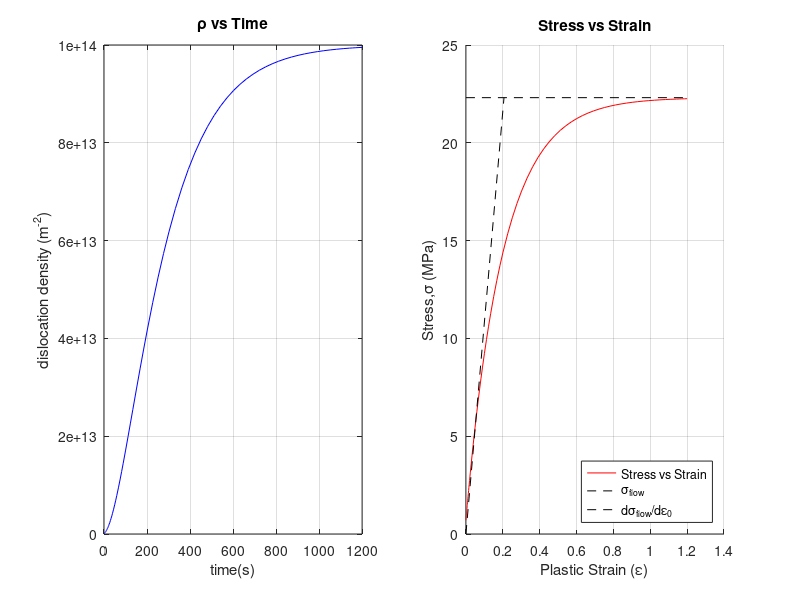
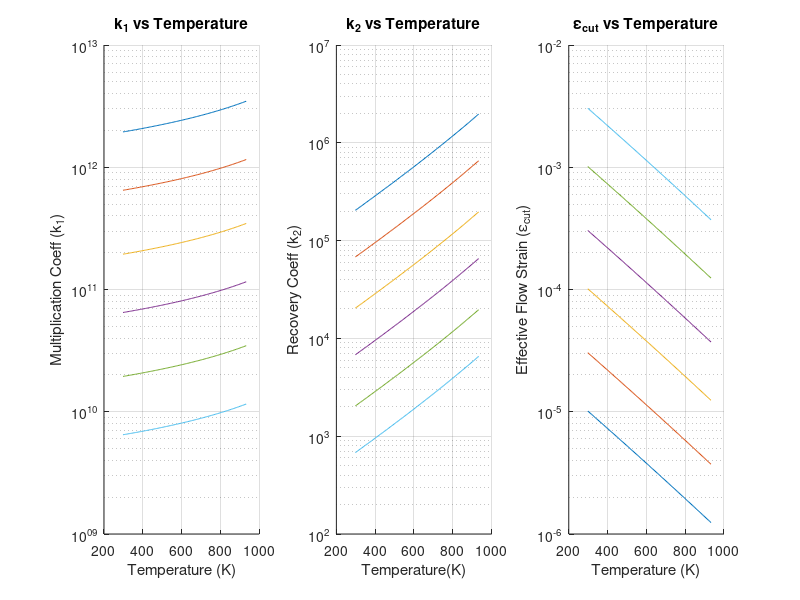

Recreate these plots in MATLAB, in order. (Note: this script raises an error after producing the figures.)
% firstly, before everything, we will change every given value in 
% the same units, so that the calculations will be easier
% the values will be: 

rho_0 = 1e11; G = 26e9; b = 2.86e-10; alpha = 0.3;
epsilon = 1e-3; k1 = 1e8; k2 = 10;

% here, rho_0 is the dislocation density of pure Al
% G is the shear modulus; b is the Burgers vector; 
% alpha is the dimentionless parameter; k1 is the dislocation
% multiplication coefficient; k2 is the recovery coefficient; epsilon is
% the strain rate (originally epsilon dot, but we are using epsilon for
% easy naming. 

%_________________________Part 1___________________________________________
% now we define the differential equation: 
drho_dt = @(t, rho) epsilon*(k1*sqrt(rho)-k2*rho);

% now we define the time span from the reference plot which is t=0 to 1200
timespan = [0 1200];

% we will solve the differential equation, which is an ODE, using ode45
% taking ode45 because this is a nonlinear equation because there exists 
% a sqrt(rho) so we better not use dsolve. but it is also seem not to be
% stiff, taking ode45 is the primary best approach. 

[t, rho] = ode45(drho_dt,timespan,rho_0);

% now we will calcualate stress and strain. 
% strain = strain_rate * time; stress (sigma) equation is given 
% after calculating stress in pascal, we will convert it to megapascal by
% dividing by 1e6

strain = epsilon.*t;
stress = alpha*G*b.*sqrt(rho); stress_MPa = stress/1e6;

% now we plot the results. we will make a subplot of 2 columns and 1 row
figure ('Name','Kocks-Mecking Model Figure 1');

subplot(1,2,1); plot(t,rho,'b-'); grid on;
xlabel('time(s)'); ylabel('dislocation density (m^{-2})');
title ('\rho vs Time');

subplot(1,2,2); hold on;
plot(strain, stress_MPa, 'r-'); grid on; 
xlabel('Plastic Strain (\epsilon)'); ylabel('Stress,\sigma (MPa)');
title('Stress vs Strain');

% we will also draw the horizontal dashed line for the flow stress

% for that we do some calculations. Youngs modulus: we will find it 
% from the initial slope, as it is defined as d(stress)/d(strain)
Y_Pa = (stress(2) - stress(1)) / (strain(2) - strain(1)); 
Y_GPa = Y_Pa / 1e9;

% then we calculate max flow stress. To calculate that, here
% d(rho)/dt = 0, so k1*sqrt(rho) = k2*rho or rho = (k1/k2)^2
rho_ss = (k1/k2)^2;
sigma_max_Pa = alpha*G*b*sqrt(rho_ss);
sigma_max_MPa = sigma_max_Pa/1e6;

% finally, intersection of tangent lines
epsilon_cut = sigma_max_Pa/Y_Pa;

% now we plot.
plot([0, max(strain)], [sigma_max_MPa, sigma_max_MPa], 'k--');
plot([0, epsilon_cut], [0, sigma_max_MPa], 'k--');
legend('Stress vs Strain','\sigma_{flow} ', 'd\sigma_{flow}/d\epsilon_0', ...
    'Location', 'southeast');
hold off;

% we will give a print output of the values we calculated from the graph
fprintf('Youngs Modulus: %.2f GPa\n', Y_GPa);
fprintf('Maximum Flow Stress: %.3f MPa\n', sigma_max_MPa);
fprintf('Effective Flow Strain: %.6f\n', epsilon_cut);


%_____________Part 2_______________________________________________________
% given information: 
Y_target = 70e9;
alphas = [0.01, 0.03, 0.1, 0.3, 1, 3];
% we choose temperature range from the room temperature which is 298K
% Al melting temperature approximately 933K
T = linspace(298, 933, 100); 

figure('Name', 'Figure 2: Parameter Dependence on Temperature');

% now we will loop through each alpha values. For that, we firstly 
% calculate temperature dependent G and rho_ss. as temperature increases, 
% the shear modulus (G) decreases linearly, and the steady state 
% dislocation density (rho_ss) drops exponentially according to the 
% empirical equations provided.

% Then we calculate exact k1 and k2. instead of guessing k1 and k2
% abruptly, we calculate it using the boundary condistions. Here the first
% condition is: at infinity strain, d(rho)/dt = 0. and we also got it
% before that k1 = k2*sqrt(rho_ss). then the second condition is the 
% youngs modulus. then our two main equations become: 
% Y=(alpha*G*b/2)*(k1-k2*sqrt(rho_0)). by substituting , we can get k2.
% then we plug in k2 to find k1. 

% finally, effective flow strain is the intersection of the elastic 
% loading line and the maximum flow stress line.
% for elastic, sigma=E*epsilon and for plastic sigma=sigma_max = 
% alpha*G*b*sqrt(rho_ss). so, E*epsilon_cut=sigma_max

for i = 1:length(alphas)
    alpha = alphas(i);
    
    G_2 = G.*(1-0.5.*(T-300)./933);
    rho_ss = 10^14.*exp(-5.*(T./933-0.3))+1e11;
    
    k2 = (2*Y_target)./(alpha.*G_2.*b.*(sqrt(rho_ss)-sqrt(rho_0)));
    k1 = k2.*sqrt(rho_ss);
   
    sigma_max = alpha.*G_2.*b.*sqrt(rho_ss);
    eps_cut = sigma_max./Y_target;
    
    % now we plot it in 3 subplots
    subplot(1,3,1); hold on; plot(T, k1);
    subplot(1,3,2); hold on; plot(T, k2);
    subplot(1,3,3); hold on; plot(T, eps_cut);
end

% now we again use subplots. here will be 3 subplots.
% we will also use log scale to see all lines clearly

% subplot 1 for k1 
subplot(1,3,1); set(gca, 'YScale', 'log'); title('k_1 vs Temperature');
xlabel('Temperature (K)'); ylabel('Multiplication Coeff (k_1)'); grid on;

% subplot 2 for k2
subplot(1,3,2); set(gca, 'YScale', 'log'); title('k_2 vs Temperature'); 
xlabel('Temperature(K)'); ylabel('Recovery Coeff (k_2)'); grid on;

% subplot 3 for effective strain
subplot(1,3,3); set(gca,'YScale','log'); grid on;
title('\epsilon_{cut} vs Temperature');
xlabel('Temperature (K)');ylabel('Effective Flow Strain (\epsilon_{cut})');

lgd = legend(string(alphas),'Location','best');
title(lgd,'\alpha values');
